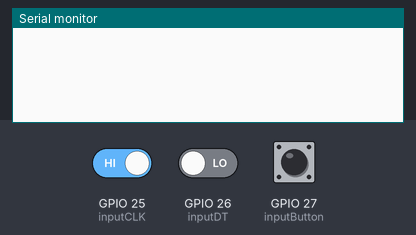
A sketch run on a simulated ESP32. Parts: the last lines printed to the serial monitor. The inputs (shaded band) are chosen by the test bench; at power-on: GPIO 25 (inputCLK) HIGH, GPIO 27 (inputButton) HIGH, GPIO 26 (inputDT) LOW.

Above: at 1.2 s.
1.3 s: GPIO 25 (inputCLK) driven LOW
At 2.2 s:
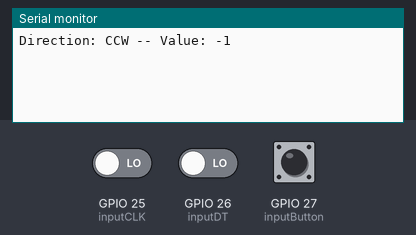
2.8 s: GPIO 27 (inputButton) pulled LOW for 0.15 s
At 4.0 s:
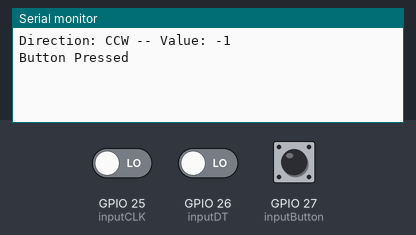
4.4 s: GPIO 25 (inputCLK) driven HIGH
At 5.8 s:
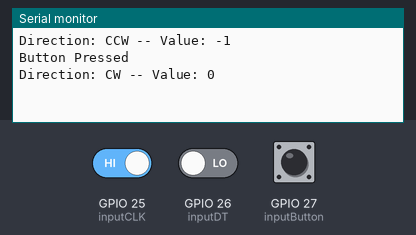

Measured:
- after the input at 1.3 s, the serial monitor: prints a new line at once (image 1)
- after the input at 2.8 s, the serial monitor: prints a new line after 0.05 s (image 2)
- after the input at 4.4 s, the serial monitor: prints a new line at once (image 3)

The sketch:

rotary_encoder.ino
```cpp
/*
  Rotary Encoder and Button Demo
  Demonstrates operation of Rotary Encoder and a Button
  Displays results on Serial Monitor
  DroneBot Workshop 2019
  https://dronebotworkshop.com
  LEDs removed for simplicity
*/

// Rotary Encoder Inputs
#define inputCLK 25
#define inputDT 26

// Button Input
#define inputButton 27

int counter = 0;
int currentStateCLK;
int previousStateCLK;
int buttonState;
int lastButtonState = HIGH; // the previous state of the button

unsigned long lastDebounceTime = 0;  // the last time the output pin was toggled
unsigned long debounceDelay = 50;    // the debounce time; increase if the output flickers

String encdir = "";

void setup() {
  // Set encoder pins as inputs
  pinMode(inputCLK, INPUT);
  pinMode(inputDT, INPUT);

  // Set button pin as input with internal pull-up resistor
  pinMode(inputButton, INPUT_PULLUP);

  // Setup Serial Monitor
  Serial.begin(9600);

  // Read the initial state of inputCLK
  previousStateCLK = digitalRead(inputCLK);
}

void loop() {
  // Read the current state of inputCLK
  currentStateCLK = digitalRead(inputCLK);

  // Read the state of the button
  int reading = digitalRead(inputButton);

  // If the switch changed, due to noise or pressing:
  if (reading != lastButtonState) {
    // reset the debouncing timer
    lastDebounceTime = millis();
  }

  if ((millis() - lastDebounceTime) > debounceDelay) {
    // whatever the reading is at, it's been there for longer than the debounce
    // delay, so take it as the actual current state:

    // if the button state has changed:
    if (reading != buttonState) {
      buttonState = reading;

      // only log the button press if the new button state is LOW
      if (buttonState == LOW) {
        Serial.println("Button Pressed");
      }
    }
  }

  // save the reading.  Next time through the loop, it'll be the lastButtonState:
  lastButtonState = reading;

  // If the previous and the current state of inputCLK are different then a pulse has occurred
  if (currentStateCLK != previousStateCLK) {
    if (digitalRead(inputDT) == currentStateCLK) { // Encoder is rotating clockwise
      counter--;
      encdir = "CCW";
    } else { // Encoder is rotating counterclockwise
      counter++;
      encdir = "CW";
    }

    Serial.print("Direction: ");
    Serial.print(encdir);
    Serial.print(" -- Value: ");
    Serial.println(counter);
  }
  // Update previousStateCLK with the current state
  previousStateCLK = currentStateCLK;
}
```
